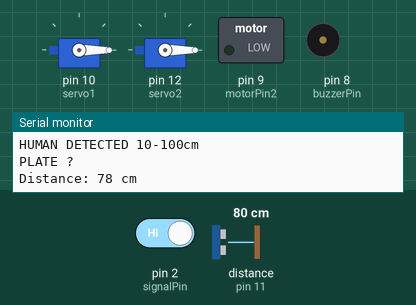
Recording of a sketch running on a simulated Arduino Uno, built with avr-gcc and run on an emulated ATmega328P. Parts: 2 × servo, switched loads named in the sketch (green lamp = pin HIGH), buzzer (waves = sounding), the last lines printed to the serial monitor. Wiring (inferred from the names in the program): ultrasonic range finder: trigger pin 13; echo pin 11. Inputs (shaded band) come from the test bench; at power-on: pin 2 (signalPin) HIGH, distance to the obstacle (sensor on pin 11) 80 cm. The echo pulse lasts 58.3 µs per cm; pins used as bus, display or sensor lines are not drawn.

Above: at 2.8 s.
2.9 s: pin 2 (signalPin) driven LOW
At 11.2 s:
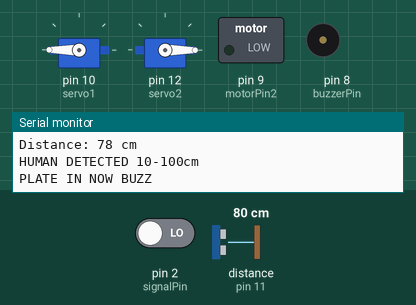
At 15.7 s:
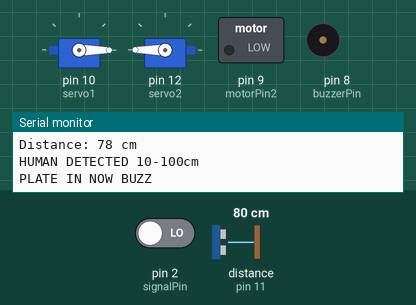
18.4 s: distance to the obstacle (sensor on pin 11) set to 2 cm
At 19.06 s:
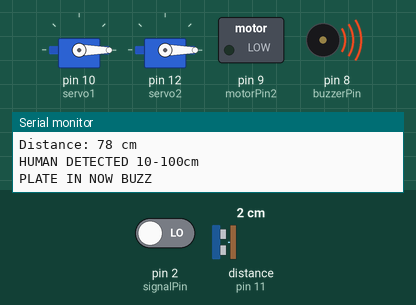
Timing chart, 0 to 21.4 s (numbered marks = the images above; inputs shaded):
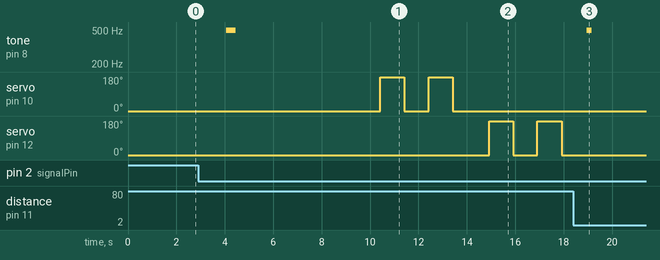

Measured:
- after the input at 2.9 s, tone on pin 8 (buzzerPin): silent → 496 Hz after 1.2 s, → silent 0.40 s later; servo on pin 10 (servo1): alternates 180° for 1.0 s and 0° for 1.0 s, 4 changes in all, then stays 0°, starting after 7.5 s; servo on pin 12 (servo2): alternates 180° for 1.0 s and 0° for 1.0 s, starting after 12.0 s
- after the input at 18.4 s, tone on pin 8 (buzzerPin): goes on until 19.2 s, then stays silent; servo on pin 10 (servo1): stops changing and stays 0°

The sketch:

DishWasherCodeFinal.ino
```cpp
//this file is named as trial2.ino on my pc, i renamed it to upload it on github

#include <Servo.h>

// Define pin constants
#define echopin 11
#define trigpin 13
#define buzzerPin 8
#define signalPin 2

// Servo pre code
Servo servo1;
Servo servo2;

// Water motor pre code
const int motorPin1 = 13;  // Motor control pins
const int motorPin2 = 9;

unsigned long servoStartTime = 0;
unsigned long servo1EndTime = 0;
unsigned long servoRunTime = 3000; //  servo for 3 seconds

void setup() {
  Serial.begin(9600);
  // Initialize pin modes
  pinMode(echopin, INPUT);
  pinMode(trigpin, OUTPUT);
  pinMode(buzzerPin, OUTPUT);
  pinMode(signalPin, INPUT);

  // Servo setup code
  servo1.attach(10);
  servo2.attach(12);

  // Initialize servo position
  servo1.write(0);
  servo2.write(0);

  // Water motor setup code
  pinMode(motorPin1, OUTPUT);
  pinMode(motorPin2, OUTPUT);
}

void loop() {
  // Ultrasonic loop code
  digitalWrite(trigpin, LOW);
  delayMicroseconds(2);
  digitalWrite(trigpin, HIGH);
  delayMicroseconds(10);
  digitalWrite(trigpin, LOW);
  long duration = pulseIn(echopin, HIGH);

  // distance in centimeters
  int distance = duration * 0.034 / 2;

  // Print distance
  Serial.print("Distance: ");
  Serial.print(distance);
  Serial.println(" cm");

  delay(2000);

  // Buzzer loop code
  if (distance > 10 && distance <= 100) { // If ultrasonic sensor detects someone
    Serial.println("HUMAN DETECTED 10-100cm");
    if (digitalRead(signalPin) == LOW) { // If proximity sensor detects dish
      Serial.println("");
      Serial.println("PLATE IN NOW BUZZ");
      int kbuzzer = 2;
      unsigned char i, j;

      while (kbuzzer > 0) {
        for (i = 0; i < 100; i++) {
          digitalWrite(buzzerPin, HIGH); // Send beep
          delay(1);
          digitalWrite(buzzerPin, LOW);  // No beep
          delay(1);
        }

        kbuzzer = kbuzzer - 1;
      }

      // Activate the water motor for 5 seconds
      digitalWrite(motorPin2, LOW);
      delay(1000);
      digitalWrite(motorPin1, HIGH);
      delay(5000);

      // Deactivate the water motor
      digitalWrite(motorPin1, LOW);

      // Start servo motor 1
      servoStartTime = millis();
      while (millis() - servoStartTime < servoRunTime) {
        servo1.write(360); // Set servo1 to 180 degrees.
        delay(1000);
        servo1.write(0); // Set servo1 to 180 degrees
        delay(1000);
        servo1.write(360); // Set servo1 to 180 degrees

      }
      servo1.write(0); // Set servo1 to 0 degrees

      // Delay before starting servo motor 2
      delay(500);

      // Start servo motor 2
      servo2.write(360); // Set servo2 to 180 degrees
      delay(1000); // Run servo2 for 2 seconds
      servo2.write(0); // Set servo2 to 0 degrees
      delay(1000);
      servo2.write(360);
      delay(1000);
      servo2.write(0);
      delay(1000);

      // Beep the buzzer again after servo2 is done
      for (i = 0; i < 100; i++) {
        digitalWrite(buzzerPin, HIGH); // Send tone
        delay(1);
        digitalWrite(buzzerPin, LOW);  // No tone
        delay(1);
      }
    } else {
      Serial.println("PLATE ?"); // Prox sensor detects no dish
      Serial.println("");
    }
  } else {
    Serial.println("NO Human detected 10-100cm"); // Ultrasonic sensor detects nothing
    Serial.println("");
    }
}
```
